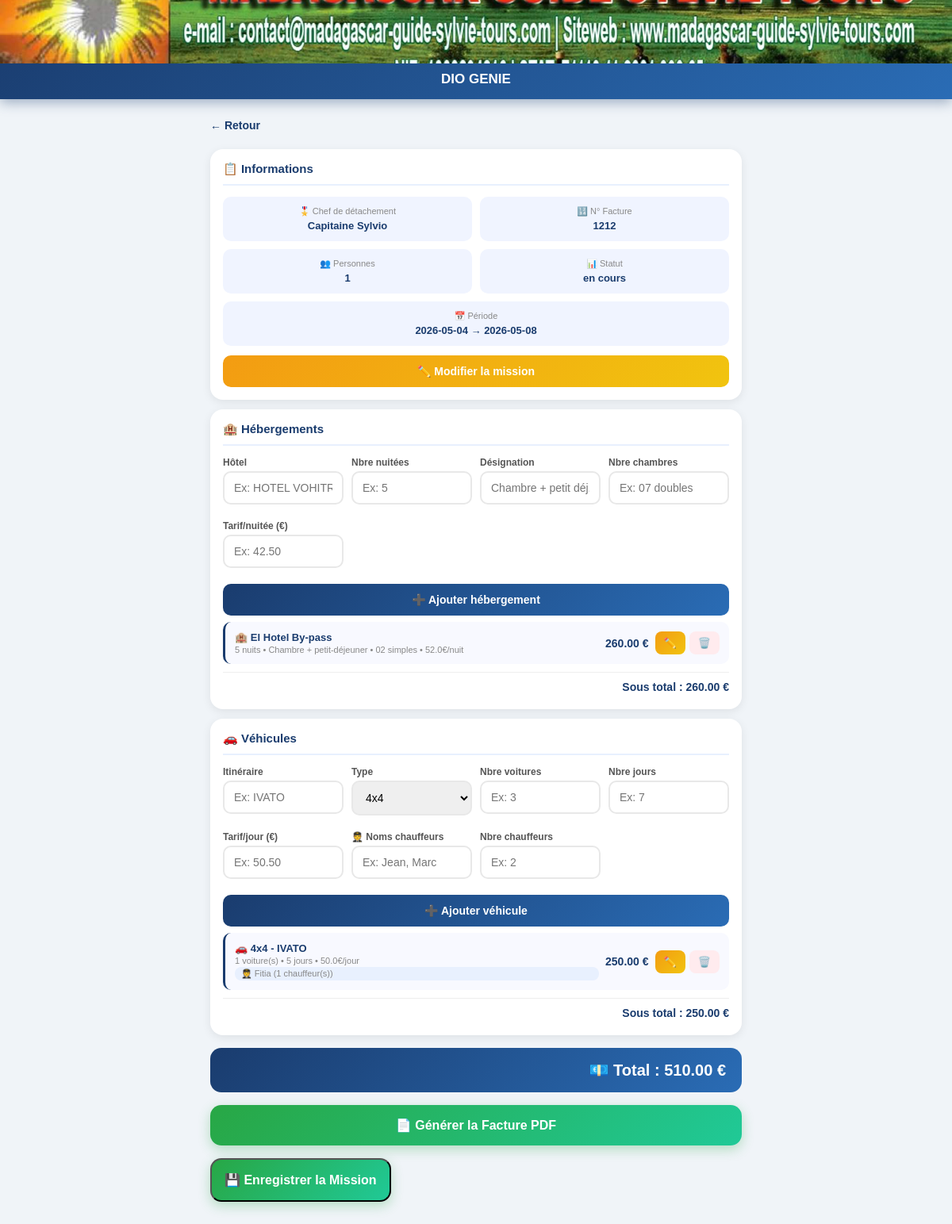
The page /mission/14 on the database its author committed.
### tables this page shows
CREATE TABLE missions (
        id INTEGER PRIMARY KEY AUTOINCREMENT,
        nom TEXT NOT NULL,
        client TEXT,
        nb_personnes INTEGER,
        date_arrivee TEXT,
        date_depart TEXT,
        statut TEXT DEFAULT 'en cours',
        numero_facture TEXT,
        notes TEXT
    );

CREATE TABLE hebergements (
        id INTEGER PRIMARY KEY AUTOINCREMENT,
        mission_id INTEGER,
        hotel TEXT,
        nb_nuits INTEGER,
        designation TEXT,
        nb_chambres TEXT,
        tarif_nuit REAL,
        FOREIGN KEY(mission_id) REFERENCES missions(id)
    );

CREATE TABLE vehicules (
        id INTEGER PRIMARY KEY AUTOINCREMENT,
        mission_id INTEGER,
        itineraire TEXT,
        type_voiture TEXT,
        nb_voitures INTEGER,
        nb_jours INTEGER,
        tarif_jour REAL, noms_chauffeurs TEXT, nb_chauffeurs INTEGER DEFAULT 0,
        FOREIGN KEY(mission_id) REFERENCES missions(id)
    );

### app.py (the view)
@app.route('/mission/<int:mission_id>')
def detail_mission(mission_id):
    m, hebs, vehs = get_mission(mission_id)
    total_heb = sum(fix_decimal(h[6]) * h[3] for h in hebs)
    total_veh = sum(fix_decimal(v[6]) * v[4] * v[5] for v in vehs)
    total = total_heb + total_veh
    return render_template('detail_mission.html',
        mission=m, hebergements=hebs, vehicules=vehs,
        total_heb=total_heb, total_veh=total_veh, total=total)

### app.py (called while the page is built)
def fix_decimal(val):
    try:
        return float(str(val).replace(',', '.'))
    except:
        return 0.0

def get_mission(mission_id):
    conn = sqlite3.connect(DB)
    c = conn.cursor()
    c.execute("SELECT * FROM missions WHERE id=?", (mission_id,))
    m = c.fetchone()
    c.execute("SELECT * FROM hebergements WHERE mission_id=?", (mission_id,))
    hebs = c.fetchall()
    c.execute("SELECT * FROM vehicules WHERE mission_id=?", (mission_id,))
    vehs = c.fetchall()
    conn.close()
    return m, hebs, vehs

### templates/detail_mission.html (shortened to what this page needs)
<!DOCTYPE html>
<html lang="fr">
<head>
</head>
<body>
    <div class="header">
        <img src="/static/logo.jpg" class="header-logo" alt="Logo">
        <div class="header-text"><h1>{{ mission[1] }}</h1></div>
    </div>
    <div class="container">
        <a href="/" class="btn-retour">← Retour</a>
        <div class="card">
            <div class="card-title">📋 Informations</div>
            <div class="info-grid">
                <div class="info-box"><p>🎖️ Chef de détachement</p><strong>{{ mission[2] }}</strong></div>
                <div class="info-box"><p>🔢 N° Facture</p><strong>{{ mission[7] or '-' }}</strong></div>
                <div class="info-box"><p>👥 Personnes</p><strong>{{ mission[3] }}</strong></div>
                <div class="info-box"><p>📊 Statut</p><strong>{{ mission[6] }}</strong></div>
                <div class="info-box" style="grid-column: span 2;"><p>📅 Période</p><strong>{{ mission[4] }} → {{ mission[5] }}</strong></div>
            </div>
            <a href="/modifier_mission/{{ mission[0] }}" class="btn-modifier">✏️ Modifier la mission</a>
        </div>
        <div class="card">
            <div class="card-title">🏨 Hébergements</div>
            <form method="POST" action="/ajouter_hebergement/{{ mission[0] }}">
                <div class="form-grid">
                    <div class="form-group"><label>Hôtel</label><input type="text" name="hotel" placeholder="Ex: HOTEL VOHITRA" required></div>
                    <div class="form-group"><label>Nbre nuitées</label><input type="number" name="nb_nuits" placeholder="Ex: 5" min="1" required></div>
                    <div class="form-group"><label>Désignation</label><input type="text" name="designation" placeholder="Chambre + petit déj."></div>
                    <div class="form-group"><label>Nbre chambres</label><input type="text" name="nb_chambres" placeholder="Ex: 07 doubles"></div>
                    <div class="form-group"><label>Tarif/nuitée (€)</label><input type="text" name="tarif_nuit" placeholder="Ex: 42.50" required></div>
                </div>
                <button type="submit" class="btn">➕ Ajouter hébergement</button>
            </form>
            {% if hebergements %}
                {% for h in hebergements %}
                <div class="ressource-item">
                    <div class="ressource-info">
                        <strong>🏨 {{ h[2] }}</strong>
                        <span>{{ h[3] }} nuits • {{ h[4] }} • {{ h[5] }} • {{ h[6] }}€/nuit</span>
                    </div>
                    <div class="ressource-total">{{ "{:,.2f}".format(h[3] * h[6]) }} €</div>
                    <div class="action-btns">
                        <a href="/modifier_hebergement/{{ h[0] }}" class="btn-warning">✏️</a>
                        <a href="/supprimer_hebergement/{{ h[0] }}/{{ mission[0] }}" class="btn-danger">🗑️</a>
                    </div>
                </div>
                {% endfor %}
                <div class="sous-total">Sous total : {{ "{:,.2f}".format(total_heb) }} €</div>
            {% endif %}
        </div>
        <div class="card">
            <div class="card-title">🚗 Véhicules</div>
            <form method="POST" action="/ajouter_vehicule/{{ mission[0] }}">
                <div class="form-grid">
                    <div class="form-group"><label>Itinéraire</label><input type="text" name="itineraire" placeholder="Ex: IVATO" required></div>
                    <div class="form-group"><label>Type</label>
                        <select name="type_voiture">
                            <option>4x4</option><option>Mini-bus</option><option>Berline</option><option>Bus</option><option>Autre</option>
                        </select>
                    </div>
                    <div class="form-group"><label>Nbre voitures</label><input type="number" name="nb_voitures" placeholder="Ex: 3" min="1" required></div>
                    <div class="form-group"><label>Nbre jours</label><input type="number" name="nb_jours" placeholder="Ex: 7" min="1" required></div>
                    <div class="form-group"><label>Tarif/jour (€)</label><input type="text" name="tarif_jour" placeholder="Ex: 50.50" required></div>
                    <div class="form-group"><label>🧑‍✈️ Noms chauffeurs</label><input type="text" name="noms_chauffeurs" placeholder="Ex: Jean, Marc"></div>
                    <div class="form-group"><label>Nbre chauffeurs</label><input type="number" name="nb_chauffeurs" placeholder="Ex: 2" min="0"></div>
                </div>
                <button type="submit" class="btn">➕ Ajouter véhicule</button>
            </form>
            {% if vehicules %}
                {% for v in vehicules %}
                <div class="ressource-item">
                    <div class="ressource-info">
                        <strong>🚗 {{ v[3] }} - {{ v[2] }}</strong>
                        <span>{{ v[4] }} voiture(s) • {{ v[5] }} jours • {{ v[6] }}€/jour</span>
                        {% if v[7] %}<span class="chauffeur-tag">🧑‍✈️ {{ v[7] }} ({{ v[8] }} chauffeur(s))</span>{% endif %}
                    </div>
                    <div class="ressource-total">{{ "{:,.2f}".format(v[4] * v[5] * v[6]) }} €</div>
                    <div class="action-btns">
                        <a href="/modifier_vehicule/{{ v[0] }}" class="btn-warning">✏️</a>
                        <a href="/supprimer_vehicule/{{ v[0] }}/{{ mission[0] }}" class="btn-danger">🗑️</a>
                    </div>
                </div>
                {% endfor %}
                <div class="sous-total">Sous total : {{ "{:,.2f}".format(total_veh) }} €</div>
            {% endif %}
        </div>
       <div class="total-general">💶 Total : {{ "{:,.2f}".format(total) }} €</div>
<a href="/facture/{{ mission[0] }}" class="btn-facture">
    📄 Générer la Facture PDF
</a>
<div class="save-container">
    <form method="POST" action="/enregistrer_mission/{{ mission[0] }}">
        <button type="submit" class="btn-facture btn-save">
            💾 Enregistrer la Mission
        </button>
    </form>
</div>
</div>
</body>
</html>

### templates/detail_mission.html (style rules this page uses)
* { margin: 0; padding: 0; box-sizing: border-box; }
body { font-family: Arial, sans-serif; background: #f0f4f8; color: #333; }
.header { background: linear-gradient(135deg, #1a3c6e 0%, #2a6cb5 100%); color: white; box-shadow: 0 4px 15px rgba(26,60,110,0.4); }
.header-logo { width: 100%; height: 80px; object-fit: cover; display: block; }
.header-text { padding: 10px 15px 15px; text-align: center; }
.header-text h1 { font-size: 17px; font-weight: bold; }
.container { padding: 15px; max-width: 700px; margin: auto; padding-bottom: 40px; }
.btn-retour { display: inline-flex; align-items: center; gap: 5px; color: #1a3c6e; text-decoration: none; font-size: 14px; font-weight: bold; padding: 10px 0; }
.card { background: white; border-radius: 16px; padding: 16px; margin-top: 12px; box-shadow: 0 3px 12px rgba(0,0,0,0.08); }
.card-title { font-size: 15px; font-weight: bold; color: #1a3c6e; margin-bottom: 14px; padding-bottom: 10px; border-bottom: 2px solid #e8f0fe; }
.info-grid { display: grid; grid-template-columns: repeat(2, 1fr); gap: 10px; margin-bottom: 12px; }
.info-box { background: #f0f4ff; border-radius: 10px; padding: 12px; text-align: center; }
.info-box p { font-size: 11px; color: #888; }
.info-box strong { font-size: 13px; color: #1a3c6e; display: block; margin-top: 4px; }
.form-group { margin-bottom: 10px; }
label { display: block; font-size: 12px; font-weight: bold; margin-bottom: 4px; color: #555; }
input, select { width: 100%; padding: 11px 12px; border: 2px solid #e8e8e8; border-radius: 10px; font-size: 14px; }
.form-grid { display: grid; grid-template-columns: repeat(auto-fit, minmax(140px, 1fr)); gap: 10px; }
.btn { display: block; background: linear-gradient(135deg, #1a3c6e, #2a6cb5); color: white; padding: 12px; border-radius: 10px; font-size: 14px; font-weight: bold; border: none; cursor: pointer; width: 100%; text-align: center; margin-top: 10px; text-decoration: none; }
.btn-warning { background: linear-gradient(135deg, #f39c12, #f1c40f); color: white; padding: 7px 11px; border-radius: 8px; text-decoration: none; font-size: 13px; }
.btn-danger { background: #ffebee; color: #c62828; padding: 7px 11px; border-radius: 8px; text-decoration: none; font-size: 13px; }
.btn-modifier { display: block; background: linear-gradient(135deg, #f39c12, #f1c40f); color: white; padding: 12px; border-radius: 10px; font-size: 14px; font-weight: bold; text-align: center; text-decoration: none; margin-top: 8px; }
.btn-facture { display: block; background: linear-gradient(135deg, #28a745, #20c997); color: white; padding: 16px; border-radius: 14px; font-size: 16px; font-weight: bold; text-align: center; text-decoration: none; margin-top: 16px; box-shadow: 0 5px 15px rgba(40,167,69,0.3); }
.ressource-item { background: #f8f9ff; border-radius: 10px; padding: 12px; margin-top: 8px; display: flex; justify-content: space-between; align-items: center; gap: 8px; border-left: 3px solid #1a3c6e; flex-wrap: wrap; }
.ressource-info { flex: 1; }
.ressource-info strong { font-size: 13px; color: #1a3c6e; display: block; }
.ressource-info span { font-size: 11px; color: #888; margin-top: 2px; display: block; }
.ressource-total { font-weight: bold; font-size: 14px; color: #1a3c6e; white-space: nowrap; }
.action-btns { display: flex; gap: 5px; }
.sous-total { text-align: right; font-weight: bold; font-size: 14px; color: #1a3c6e; padding: 10px 0 4px; border-top: 1px solid #eee; margin-top: 10px; }
.total-general { background: linear-gradient(135deg, #1a3c6e, #2a6cb5); color: white; padding: 16px 20px; border-radius: 14px; text-align: right; font-size: 20px; font-weight: bold; margin-top: 16px; }
.chauffeur-tag { background: #e8f0fe; color: #1a3c6e; padding: 2px 8px; border-radius: 8px; font-size: 11px; display: inline-block; margin-top: 3px; }

### rows shown on the page
missions: nom "DIO GENIE", client "Capitaine Sylvio", numero_facture "1212", nb_personnes "1", statut "en cours", date_arrivee "2026-05-04", date_depart "2026-05-08"
hebergements: hotel "El Hotel By-pass", nb_nuits "5", designation "Chambre + petit-déjeuner", nb_chambres "02 simples", tarif_nuit "52.0", h[3]*h[6] "260.00"
vehicules: type_voiture "4x4", itineraire "IVATO", nb_voitures "1", nb_jours "5", tarif_jour "50.0", noms_chauffeurs "Fitia", nb_chauffeurs "1", v[4]*v[5]*v[6] "250.00"

### other values the page prints
{{ "{:,.2f}".format(total_heb) }} "260.00"
{{ "{:,.2f}".format(total_veh) }} "250.00"
{{ "{:,.2f}".format(total) }} "510.00"
